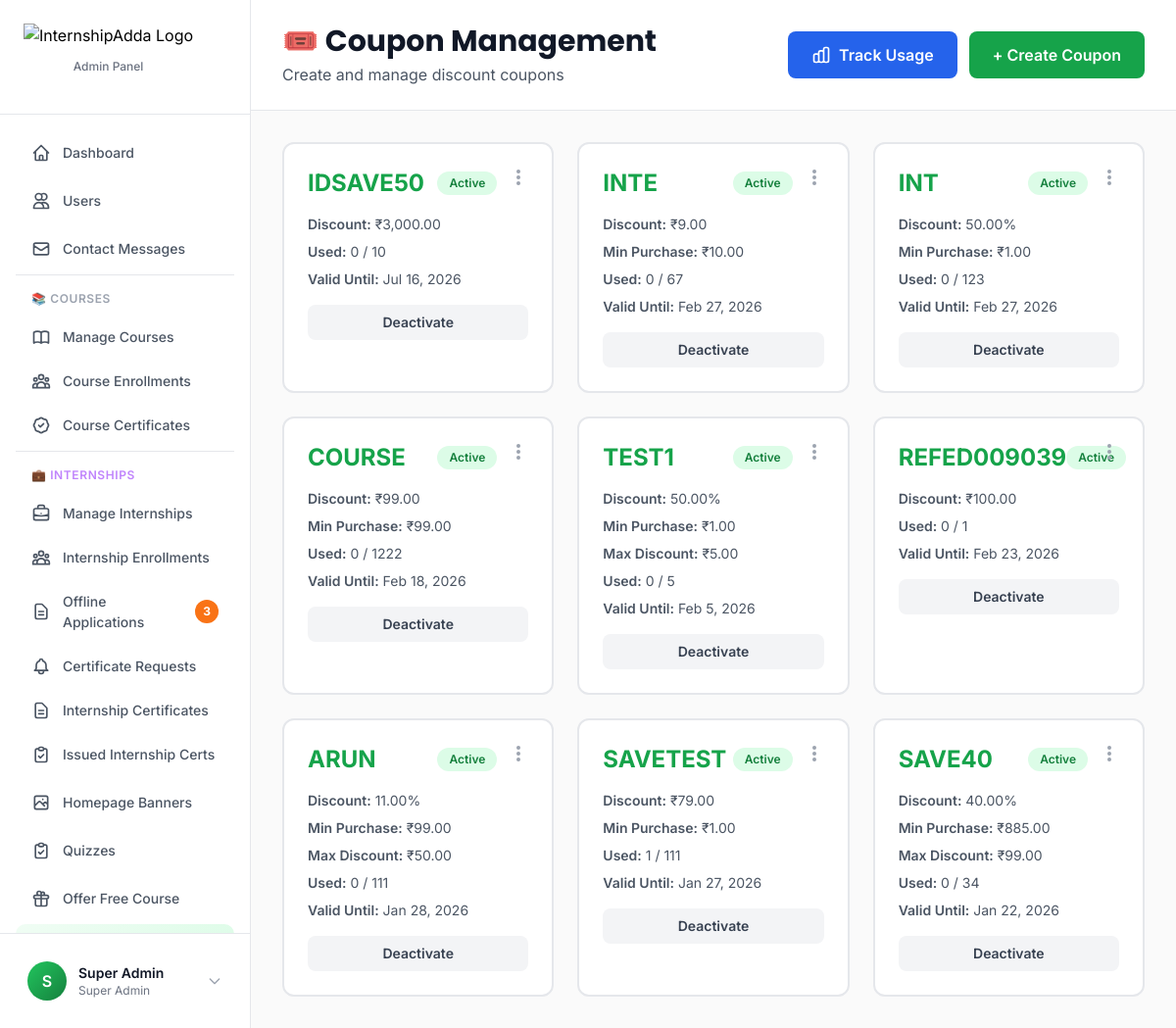
Screenshot of /app/views/admin/coupons/list.php (signed in) with the database file from the repository.
### tables this page shows
CREATE TABLE `users` (
  `id` int(10) UNSIGNED NOT NULL,
  `email` varchar(255) NOT NULL,
  `referral_code` varchar(20) DEFAULT NULL,
  `referred_by_code` varchar(20) DEFAULT NULL,
  `mobile` varchar(15) DEFAULT NULL,
  `password` varchar(255) NOT NULL,
  `name` varchar(255) NOT NULL,
  `avatar` varchar(255) DEFAULT NULL,
  `role` enum('admin','manager','learner') DEFAULT 'learner',
  `status` enum('active','suspended','banned') DEFAULT 'active',
  `email_verified` tinyint(1) DEFAULT 0,
  `email_verification_token` varchar(100) DEFAULT NULL,
  `email_verification_expires` datetime DEFAULT NULL,
  `verification_token` varchar(255) DEFAULT NULL,
  `reset_token` varchar(255) DEFAULT NULL,
  `reset_token_expires` datetime DEFAULT NULL,
  `last_login` datetime DEFAULT NULL,
  `created_at` timestamp NULL DEFAULT current_timestamp(),
  `updated_at` timestamp NULL DEFAULT current_timestamp() ON UPDATE current_timestamp()
);

CREATE TABLE `coupons` (
  `id` int(11) NOT NULL,
  `code` varchar(50) NOT NULL,
  `discount_type` enum('percentage','fixed') DEFAULT 'percentage',
  `discount_value` decimal(10,2) NOT NULL,
  `min_purchase` decimal(10,2) DEFAULT 0.00,
  `max_discount` decimal(10,2) DEFAULT NULL,
  `usage_limit` int(11) DEFAULT NULL,
  `used_count` int(11) DEFAULT 0,
  `valid_from` datetime DEFAULT current_timestamp(),
  `valid_until` datetime DEFAULT NULL,
  `is_active` tinyint(1) DEFAULT 1,
  `is_referral_coupon` tinyint(1) DEFAULT 0,
  `generated_by_user_id` int(10) UNSIGNED DEFAULT NULL,
  `points_redeemed` int(11) DEFAULT NULL,
  `created_by` int(11) DEFAULT NULL,
  `created_at` timestamp NULL DEFAULT current_timestamp(),
  `updated_at` timestamp NULL DEFAULT current_timestamp() ON UPDATE current_timestamp()
);

### app/views/admin/coupons/list.php (the view, shortened to what the rows shown need)
<?php
$dbConfig = require __DIR__ . '/../../../config/database.php';
$dsn = sprintf("mysql:host=%s;port=%s;dbname=%s;charset=%s",
    $dbConfig['host'], $dbConfig['port'], $dbConfig['database'], $dbConfig['charset']
);
$db = new PDO($dsn, $dbConfig['username'], $dbConfig['password'], $dbConfig['options']);
spl_autoload_register(function ($class) {
    $paths = [
        __DIR__ . '/../../../core/' . $class . '.php',
        __DIR__ . '/../../../models/' . $class . '.php',
    ];
    foreach ($paths as $path) {
        if (file_exists($path)) {
            return;
        }
    }
});
$auth = new Auth($db);
$auth->requireAdmin();
$stmt = $db->query("
    SELECT c.*,
           (SELECT COUNT(*) FROM coupon_usage WHERE coupon_id = c.id) as actual_used_count
    FROM coupons c
    ORDER BY c.created_at DESC
");
$coupons = $stmt->fetchAll(PDO::FETCH_ASSOC);
function safeText($text) {
    return htmlspecialchars_decode($text, ENT_QUOTES);
}
?>
<!DOCTYPE html>
<html lang="en">
<head>
    <script src="https://cdn.tailwindcss.com"></script>
</head>
<body>
<?php include __DIR__ . '/../../../views/components/sidebar-admin.php'; ?>
<div class="ml-64 min-h-screen">
    <header class="bg-white border-b border-gray-200 sticky top-0 z-30">
        <div class="px-8 py-6">
            <div class="flex items-center justify-between">
                <div>
                    <h1 class="text-3xl font-bold text-gray-900">🎟️ Coupon Management</h1>
                </div>
            </div>
        </div>
    </header>
    <main class="p-8">
        <?php if (empty($coupons)): ?>
            <div class="bg-white rounded-xl border-2 border-dashed border-gray-300 p-12 text-center">
                <h3 class="text-xl font-bold text-gray-900 mb-2">No Coupons Yet</h3>
                <p class="text-gray-600 mb-6">Create your first coupon to offer discounts</p>
                <button onclick="openCreateModal()" class="bg-primary-600 hover:bg-primary-700 text-white px-6 py-3 rounded-lg font-semibold">
                    Create First Coupon
                </button>
            </div>
        <?php else: ?>
            <div class="grid grid-cols-1 md:grid-cols-2 lg:grid-cols-3 gap-6">
                <?php foreach ($coupons as $coupon): ?>
                    <div class="bg-white rounded-xl border-2 border-gray-200 p-6 hover:border-primary-500 transition-all relative">
                        <div class="absolute top-4 right-4">
                            <button onclick="toggleDropdown(<?php echo $coupon['id']; ?>)" class="text-gray-400 hover:text-gray-600 p-2 hover:bg-gray-100 rounded-lg transition-colors">
                                <svg class="w-5 h-5" fill="currentColor" viewBox="0 0 20 20">
                                    <path d="M10 6a2 2 0 110-4 2 2 0 010 4zM10 12a2 2 0 110-4 2 2 0 010 4zM10 18a2 2 0 110-4 2 2 0 010 4z"></path>
                                </svg>
                            </button>
                        </div>
                        <div class="flex items-center justify-between mb-4 pr-8">
                            <span class="text-2xl font-bold text-primary-600"><?php echo safeText($coupon['code']); ?></span>
                            <span class="px-3 py-1 rounded-full text-xs font-semibold <?php echo $coupon['is_active'] ? 'bg-green-100 text-green-700' : 'bg-gray-100 text-gray-600'; ?>">
                                <?php echo $coupon['is_active'] ? 'Active' : 'Inactive'; ?>
                            </span>
                        </div>
                        <div class="space-y-2 text-sm mb-4">
                            <p class="text-gray-600">
                                <span class="font-semibold">Discount:</span>
                                <?php
                                if ($coupon['discount_type'] === 'percentage') {
                                    echo $coupon['discount_value'] . '%';
                                } else {
                                    echo '₹' . number_format($coupon['discount_value'], 2);
                                }
                                ?>
                            </p>
                            <?php if ($coupon['min_purchase'] > 0): ?>
                                <p class="text-gray-600">
                                    <span class="font-semibold">Min Purchase:</span> ₹<?php echo number_format($coupon['min_purchase'], 2); ?>
                                </p>
                            <?php endif; ?>
                            <?php if ($coupon['max_discount']): ?>
                                <p class="text-gray-600">
                                    <span class="font-semibold">Max Discount:</span> ₹<?php echo number_format($coupon['max_discount'], 2); ?>
                                </p>
                            <?php endif; ?>
                            <p class="text-gray-600">
                                <span class="font-semibold">Used:</span> <?php echo $coupon['actual_used_count']; ?>
                                <?php if ($coupon['usage_limit']): ?>
                                    / <?php echo $coupon['usage_limit']; ?>
                                <?php endif; ?>
                            </p>
                            <?php if ($coupon['valid_until']): ?>
                                <p class="text-gray-600">
                                    <span class="font-semibold">Valid Until:</span> <?php echo date('M j, Y', strtotime($coupon['valid_until'])); ?>
                                </p>
                            <?php endif; ?>
                        </div>
                        <div class="flex gap-2">
                            <form method="POST" action="toggle-status.php" class="flex-1">
                                <button type="submit" class="w-full text-sm px-4 py-2 rounded-lg <?php echo $coupon['is_active'] ? 'bg-gray-100 hover:bg-gray-200 text-gray-700' : 'bg-primary-100 hover:bg-primary-200 text-primary-700'; ?> font-semibold">
                                    <?php echo $coupon['is_active'] ? 'Deactivate' : 'Activate'; ?>
                                </button>
                            </form>
                        </div>
                    </div>
                <?php endforeach; ?>
            </div>
        <?php endif; ?>
    </main>
</div>
</body>
</html>

### app/views/components/sidebar-admin.php (shortened to what the rows shown need)
<?php
$currentUser = $auth->user();
?>
<aside class="fixed left-0 top-0 h-full w-64 bg-white border-r border-gray-200 z-40" id="adminSidebar">
    <div class="flex flex-col h-full">
        <div class="p-4 border-t border-gray-200">
            <div class="flex items-center gap-3 p-3 rounded-lg hover:bg-gray-50 transition-colors cursor-pointer" onclick="toggleProfileMenu()">
                <div class="w-10 h-10 bg-gradient-to-br from-primary-500 to-primary-700 rounded-full flex items-center justify-center text-white font-semibold">
                    <?php echo strtoupper(substr($currentUser['name'], 0, 1)); ?>
                </div>
                <div class="flex-1 min-w-0">
                    <p class="text-sm font-semibold text-gray-900 truncate"><?php echo htmlspecialchars($currentUser['name']); ?></p>
                    <p class="text-xs text-gray-500">Super Admin</p>
                </div>
                <svg class="w-4 h-4 text-gray-400" fill="none" stroke="currentColor" viewBox="0 0 24 24">
                    <path stroke-linecap="round" stroke-linejoin="round" stroke-width="2" d="M19 9l-7 7-7-7"></path>
                </svg>
            </div>
        </div>
    </div>
</aside>

### rows the page displays
users: name "S", name "Super Admin"
coupons: code "IDSAVE50", is_active "Active", discount_value "3,000.00", actual_used_count "0", usage_limit "10", valid_until "Jul 16, 2026"
coupons: code "INTE", is_active "Active", discount_value "9.00", min_purchase "10.00", actual_used_count "0", usage_limit "67", valid_until "Feb 27, 2026"
coupons: code "INT", is_active "Active", discount_value "50.00", min_purchase "1.00", actual_used_count "0", usage_limit "123", valid_until "Feb 27, 2026"
coupons: code "COURSE", is_active "Active", discount_value "99.00", min_purchase "99.00", actual_used_count "0", usage_limit "1222", valid_until "Feb 18, 2026"
coupons: code "TEST1", is_active "Active", discount_value "50.00", min_purchase "1.00", max_discount "5.00", actual_used_count "0", usage_limit "5", valid_until "Feb 5, 2026"
coupons: code "REFED009039", is_active "Active", discount_value "100.00", actual_used_count "0", usage_limit "1", valid_until "Feb 23, 2026"
coupons: code "ARUN", is_active "Active", discount_value "11.00", min_purchase "99.00", max_discount "50.00", actual_used_count "0", usage_limit "111", valid_until "Jan 28, 2026"
coupons: code "SAVETEST", is_active "Active", discount_value "79.00", min_purchase "1.00", actual_used_count "1", usage_limit "111", valid_until "Jan 27, 2026"
coupons: code "SAVE40", is_active "Active", discount_value "40.00", min_purchase "885.00", max_discount "99.00", actual_used_count "0", usage_limit "34", valid_until "Jan 22, 2026"

### other values shown
$pendingCount "3"
